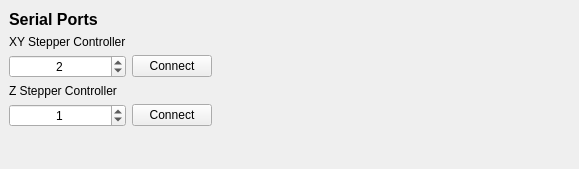
    <widget class="QWidget" name="tab">
     <attribute name="title">
      <string>Hardware Config</string>
     </attribute>
     <widget class="QWidget" name="gridLayoutWidget">
      <property name="geometry">
       <rect>
        <x>9</x>
        <y>9</y>
        <width>561</width>
        <height>151</height>
       </rect>
      </property>
      <layout class="QGridLayout" name="gridLayout_7">
       <item row="0" column="0">
        <widget class="QLabel" name="label_63">
         <property name="font">
          <font>
           <pointsize>12</pointsize>
           <weight>75</weight>
           <bold>true</bold>
          </font>
         </property>
         <property name="text">
          <string>Serial Ports</string>
         </property>
        </widget>
       </item>
       <item row="2" column="0">
        <widget class="QSpinBox" name="spinBox_ComPortXYStep">
         <property name="alignment">
          <set>Qt::AlignCenter</set>
         </property>
         <property name="maximum">
          <number>10</number>
         </property>
         <property name="value">
          <number>2</number>
         </property>
        </widget>
       </item>
       <item row="0" column="2">
        <spacer name="horizontalSpacer">
         <property name="orientation">
          <enum>Qt::Horizontal</enum>
         </property>
         <property name="sizeHint" stdset="0">
          <size>
           <width>40</width>
           <height>20</height>
          </size>
         </property>
        </spacer>
       </item>
       <item row="5" column="0">
        <spacer name="verticalSpacer_6">
         <property name="orientation">
          <enum>Qt::Vertical</enum>
         </property>
         <property name="sizeHint" stdset="0">
          <size>
           <width>20</width>
           <height>40</height>
          </size>
         </property>
        </spacer>
       </item>
       <item row="1" column="0">
        <widget class="QLabel" name="label_65">
         <property name="text">
          <string>XY Stepper Controller</string>
         </property>
        </widget>
       </item>
       <item row="3" column="0">
        <widget class="QLabel" name="label_69">
         <property name="text">
          <string>Z Stepper Controller</string>
         </property>
        </widget>
       </item>
       <item row="4" column="0">
        <widget class="QSpinBox" name="spinBox_ComPortZStep">
         <property name="alignment">
          <set>Qt::AlignCenter</set>
         </property>
         <property name="maximum">
          <number>10</number>
         </property>
         <property name="value">
          <number>1</number>
         </property>
        </widget>
       </item>
       <item row="2" column="1">
        <widget class="QPushButton" name="pushButton_connectXYCom">
         <property name="text">
          <string>Connect</string>
         </property>
        </widget>
       </item>
       <item row="4" column="1">
        <widget class="QPushButton" name="pushButton_connectZCom">
         <property name="text">
          <string>Connect</string>
         </property>
        </widget>
       </item>
      </layout>
     </widget>
    </widget>
